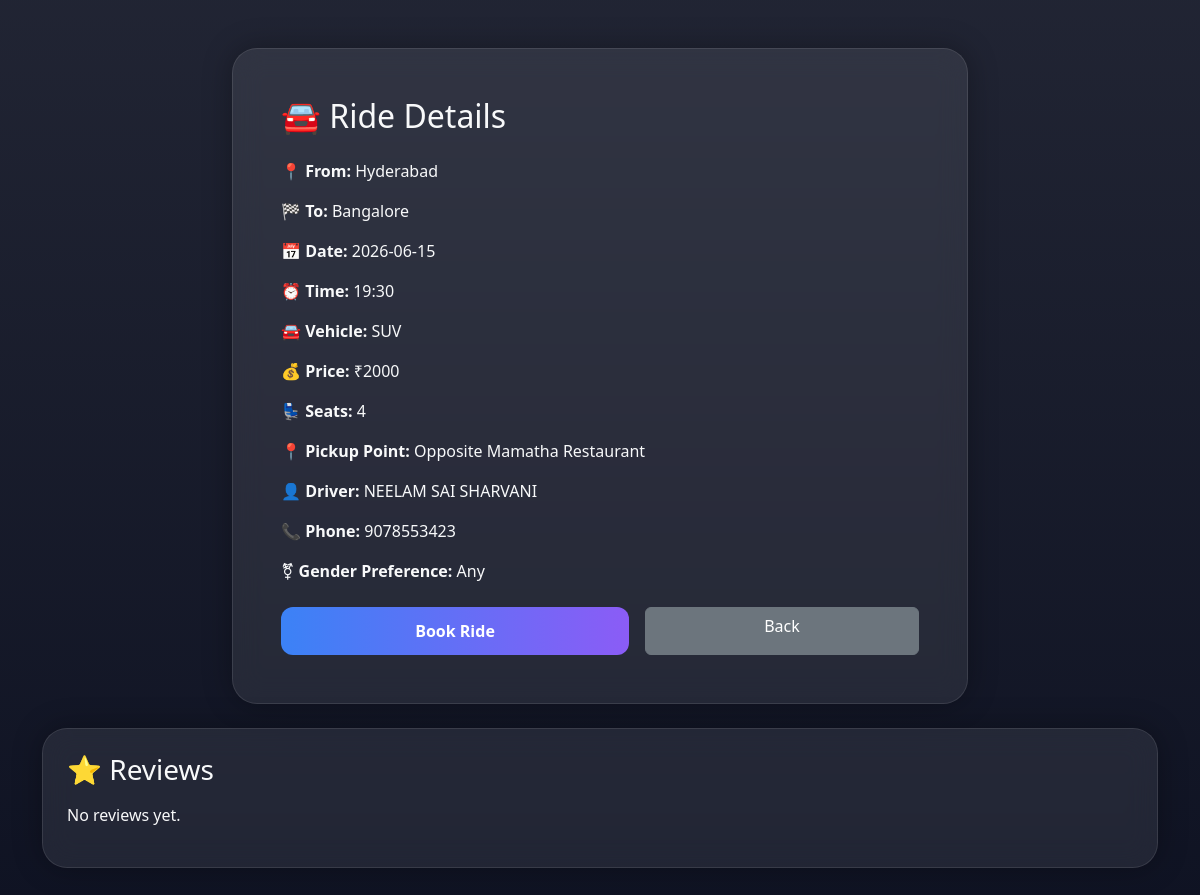
Page /ride_details/2 (signed in) on the committed database.
### models/ride_model.py (models this page shows)
class Ride(db.Model):
    id = db.Column(db.Integer, primary_key=True)
    source = db.Column(db.String(100))
    destination = db.Column(db.String(100))
    date = db.Column(db.String(50))
    time = db.Column(db.String(50))
    seats = db.Column(db.Integer)
    price = db.Column(db.Integer)
    description = db.Column(db.String(500))
    vehicle = db.Column(db.String(100))
    pickup = db.Column(db.String(200))
    gender = db.Column(db.String(50))
    phone = db.Column(db.String(20))
    user_id = db.Column(db.Integer)

### models/user_model.py (models this page shows)
class User(db.Model):
    id = db.Column(db.Integer, primary_key=True)
    name = db.Column(db.String(100))
    email = db.Column(db.String(100), unique=True)
    password = db.Column(db.String(200))
    phone = db.Column(db.String(20))
    city = db.Column(db.String(100))
    bio = db.Column(db.Text)

### app.py (the view)
@app.route('/ride_details/<int:ride_id>')
def ride_details(ride_id):
    if 'user_id' not in session:
        return redirect('/login')
    ride = Ride.query.get_or_404(ride_id)
    user = User.query.get(ride.user_id)
    reviews = Rating.query.filter_by(
    ride_id=ride_id
).all()
    return render_template(
        'ride_details.html',
        ride=ride,
        user=user,
        reviews=reviews
    )

### app.py (called while the page is built)
@app.context_processor
def notification_count():
    if 'user_id' in session:
        count = Notification.query.filter_by(
            user_id=session['user_id'],
            is_read=False
        ).count()
        return dict(
            notification_count=count
        )
    return dict(
        notification_count=0
    )

### templates/ride_details.html (shortened to what this page needs)
<!DOCTYPE html>
<html lang="en">
<head>
<link href="https://cdn.jsdelivr.net/npm/bootstrap@5.3.3/dist/css/bootstrap.min.css"
      rel="stylesheet">
<link rel="stylesheet"
      href="{{ url_for('static', filename='css/style.css') }}">
</head>
<body class="home-body">
<section class="container py-5">
<div class="row justify-content-center">
<div class="col-lg-8">
<div class="glass-card p-5">
<h2 class="text-light mb-4">
🚘 Ride Details
</h2>
<p class="text-light">
📍 <strong>From:</strong> {{ ride.source }}
</p>
<p class="text-light">
🏁 <strong>To:</strong> {{ ride.destination }}
</p>
<p class="text-light">
📅 <strong>Date:</strong> {{ ride.date }}
</p>
<p class="text-light">
⏰ <strong>Time:</strong> {{ ride.time }}
</p>
<p class="text-light">
🚘 <strong>Vehicle:</strong> {{ ride.vehicle }}
</p>
<p class="text-light">
💰 <strong>Price:</strong> ₹{{ ride.price }}
</p>
<p class="text-light">
💺 <strong>Seats:</strong> {{ ride.seats }}
</p>
<p class="text-light">
📍 <strong>Pickup Point:</strong> {{ ride.pickup }}
</p>
<p class="text-light">
👤 <strong>Driver:</strong> {{ user.name }}
</p>
<p class="text-light">
📞 <strong>Phone:</strong> {{ ride.phone }}
</p>
<p class="text-light">
⚧ <strong>Gender Preference:</strong> {{ ride.gender }}
</p>
<div class="mt-4 d-flex gap-3">
<a href="/book_ride/{{ ride.id }}"
   class="custom-btn flex-fill text-center">
    Book Ride
</a>
<a href="/search_rides"
   class="btn btn-secondary flex-fill">
    Back
</a>
</div>
</div>
</div>
</div>
<div class="glass-card mt-4 p-4">
    <h3 class="text-light mb-3">
        ⭐ Reviews
    </h3>
    {% if reviews %}
        {% for review in reviews %}
        <div class="mb-3">
            <h5 class="gradient-text">
                {{ review.rating }}/5 ⭐
            </h5>
            <p class="text-light">
                {{ review.review }}
            </p>
            <hr>
        </div>
        {% endfor %}
    {% else %}
        <p class="text-light">
            No reviews yet.
        </p>
    {% endif %}
</div>
</section>
</body>
</html>

### static/css/style.css (style rules this page uses)
* { margin:0; padding:0; box-sizing:border-box; font-family:'Segoe UI',sans-serif; }
body { overflow-x:hidden; background:#020617; }
.home-body { min-height:100vh; background: linear-gradient(135deg,#020617 0%,#0f172a 50%,#1e293b 100%); color:white; background: linear-gradient(rgba(2,6,23,0.88),rgba(2,6,23,0.95)), url('https://images.unsplash.com/photo-1492144534655-ae79c964c9d?q=80&w=2083&auto=format&fit=crop'); background-size:cover; background-position:center; }
.custom-btn { background:linear-gradient(to right,#3b82f6,#8b5cf6); border:none; padding:12px 28px; border-radius:12px; color:white; font-weight:bold; transition:0.3s; }
.glass-card { background:rgba(255,255,255,0.08); border:1px solid rgba(255,255,255,0.15); backdrop-filter:blur(16px); border-radius:28px; padding:40px; box-shadow:0 8px 40px rgba(0,0,0,0.4); color:white; }
.glass-card { transition:0.4s; }
.glass-card { animation:floatCard 4s ease-in-out infinite; }
.glass-card { width:380px; margin:auto; }
.glass-card { background:rgba(255,255,255,0.08); border:1px solid rgba(255,255,255,0.1); border-radius:25px; backdrop-filter:blur(15px); box-shadow:0px 0px 30px rgba(0,0,0,0.3); transition:0.3s; }
.custom-btn { padding:14px 28px; border:none; border-radius:12px; background:linear-gradient(to right,#3b82f6,#8b5cf6); color:white; font-weight:bold; transition:0.3s; }
.custom-btn { background: linear-gradient(90deg,#3b82f6,#8b5cf6) !important; color: white !important; padding: 12px 28px !important; border-radius: 12px !important; border: none !important; font-weight: 600 !important; transition: all 0.3s ease !important; display: inline-block !important; text-decoration: none !important; cursor: pointer !important; }
.glass-card { width: 100%; }
.col-lg-8 { max-width: 950px !important; }
a.custom-btn { position: relative; z-index: 9999; }

### rows in the picture
Ride: source "Hyderabad", destination "Bangalore", date "2026-06-15", time "19:30", vehicle "SUV", price "2000", seats "4", pickup "Opposite Mamatha Restaurant", phone "9078553423", gender "Any"
User: name "NEELAM SAI SHARVANI"
